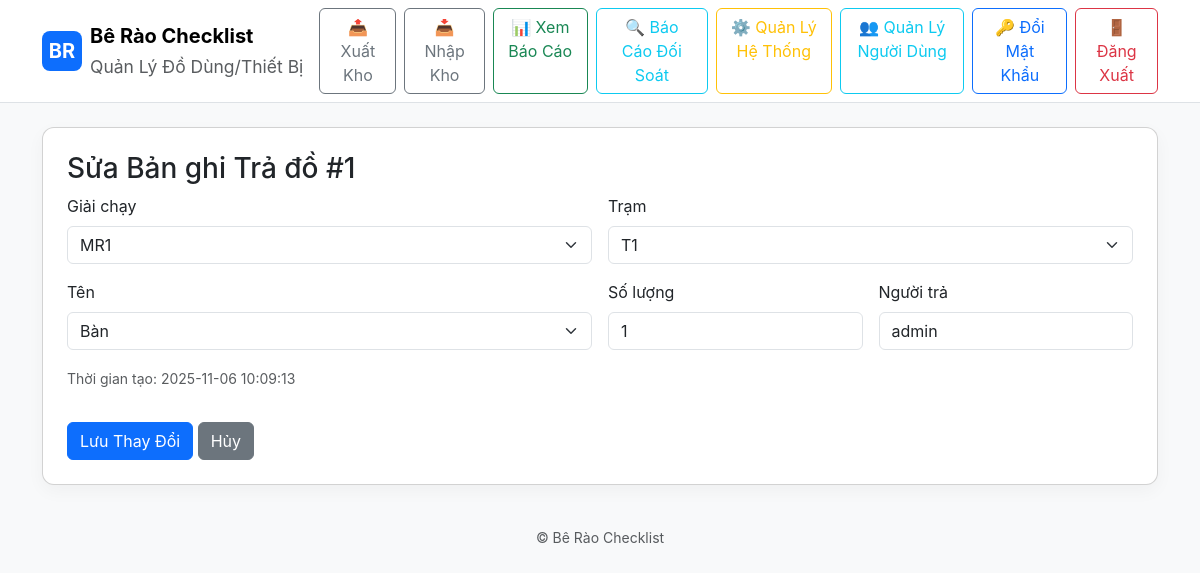
/admin/edit/return/1 (signed in), run on the app's committed database.
### models.py (models this page shows)
class ReturnRecord(db.Model):
    id = db.Column(db.Integer, primary_key=True)
    marathon_id = db.Column(db.Integer, db.ForeignKey('marathon.id'), nullable=True)
    station_id = db.Column(db.Integer, db.ForeignKey('station.id'), nullable=True)
    equipment_id = db.Column(db.Integer, db.ForeignKey('equipment.id'), nullable=False)
    person_name = db.Column(db.String(200))
    quantity = db.Column(db.Integer)
    timestamp = db.Column(db.DateTime)
    created_by = db.Column(db.String(100))  # Username of creator

class Marathon(db.Model):
    id = db.Column(db.Integer, primary_key=True)
    name = db.Column(db.String(200), unique=True, nullable=False)

class Station(db.Model):
    id = db.Column(db.Integer, primary_key=True)
    name = db.Column(db.String(200), unique=True, nullable=False)

class Equipment(db.Model):
    id = db.Column(db.Integer, primary_key=True)
    name = db.Column(db.String(200), unique=True, nullable=False)
    available_quantity = db.Column(db.Integer, default=0)  # Tồn kho - available inventory

### app.py (the view, shortened to what this page needs)
@app.route('/admin/edit/return/<int:record_id>', methods=['GET', 'POST'])
@admin_required
def edit_return_record(record_id):
    user = get_current_user()
    record = ReturnRecord.query.get_or_404(record_id)
    marathons = Marathon.query.order_by(Marathon.name).all()
    stations = Station.query.order_by(Station.name).all()
    equipments = Equipment.query.order_by(Equipment.name).all()
    return render_template('admin_edit_return.html', record=record, marathons=marathons, stations=stations, equipments=equipments, user=user)

### app.py (called while the page is built)
def admin_required(f):
    @wraps(f)
    def decorated_function(*args, **kwargs):
        if not session.get('user_id'):
            flash('Vui lòng đăng nhập để truy cập trang này.', 'warning')
            return redirect(url_for('login'))
        user = User.query.get(session['user_id'])
        if not user or user.role != 'admin':
            flash('Bạn không có quyền truy cập trang này.', 'danger')
            return redirect(url_for('index'))
        return f(*args, **kwargs)
    return decorated_function

def get_current_user():
    if session.get('user_id'):
        return User.query.get(session['user_id'])
    return None

### templates/admin_edit_return.html (shortened to what this page needs)
{% extends "base.html" %}
{% block content %}
<div class="card p-4">
  <h3>Sửa Bản ghi Trả đồ #{{ record.id }}</h3>
  <form method="post">
    <div class="row g-3">
      <div class="col-md-6">
        <label class="form-label">Giải chạy</label>
        <select name="marathon" class="form-select">
          {% for m in marathons %}
            <option value="{{ m.id }}" {% if record.marathon_id == m.id %}selected{% endif %}>{{ m.name }}</option>
          {% endfor %}
        </select>
      </div>
      <div class="col-md-6">
        <label class="form-label">Trạm</label>
        <select name="station" class="form-select">
          {% for s in stations %}
            <option value="{{ s.id }}" {% if record.station_id == s.id %}selected{% endif %}>{{ s.name }}</option>
          {% endfor %}
        </select>
      </div>
      <div class="col-md-6">
        <label class="form-label">Tên</label>
        <select name="equipment" class="form-select" required>
          {% for e in equipments %}
            <option value="{{ e.id }}" {% if record.equipment_id == e.id %}selected{% endif %}>{{ e.name }}</option>
          {% endfor %}
        </select>
      </div>
      <div class="col-md-3">
        <label class="form-label">Số lượng</label>
        <input type="number" name="quantity" class="form-control" value="{{ record.quantity }}" min="1" required>
      </div>
      <div class="col-md-3">
        <label class="form-label">Người trả</label>
        <input type="text" name="person" class="form-control" value="{{ record.person_name }}" required>
      </div>
      <div class="col-12">
        <p class="text-muted"><small>Thời gian tạo: {{ record.timestamp.strftime('%Y-%m-%d %H:%M:%S') if record.timestamp else 'N/A' }}</small></p>
      </div>
    </div>
    <div class="mt-3">
      <button type="submit" class="btn btn-primary">Lưu Thay Đổi</button>
      <a href="{{ url_for('admin_dashboard') }}" class="btn btn-secondary">Hủy</a>
    </div>
  </form>
</div>
{% endblock %}

### static/style.css (style rules this page uses)
body { font-family:Inter, system-ui, -apple-system, 'Segoe UI', Roboto, 'Helvetica Neue', Arial }
.card { border-radius:12px;box-shadow:0 6px 18px rgba(10,20,30,0.04) }

### data on the page
ReturnRecord: id "1", marathon "MR1", station "T1", equipment "Bàn", quantity "1", person "admin", timestamp "2025-11-06 10:09:13"
